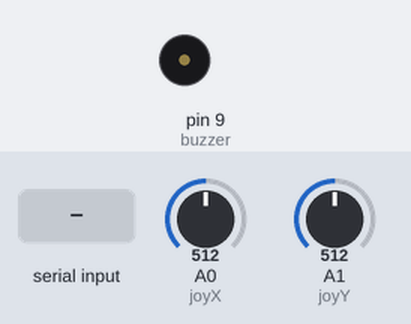
Bench run of a sketch on a simulated Arduino Uno, built with avr-gcc and run on an emulated ATmega328P. Parts: buzzer (waves = sounding). The inputs (shaded band) are chosen by the test bench; at power-on: A0 (joyX) = 512, A1 (joyY) = 512. What the sketch prints to the serial monitor is not drawn.

Above: at 1.2 s.
1.3 s: "FRUIT\n" received over Serial
At 1.36 s:
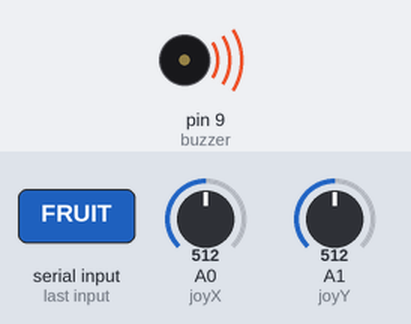
Timing chart, 0 to 4.3 s (numbered marks = the images above; inputs shaded):
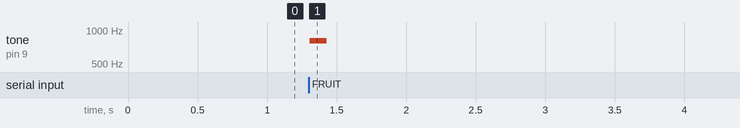

The sketch:

sketch.ino
```cpp
// Joystick pins
int joyX = A0;
int joyY = A1;
// Buzzer pin
int buzzer = 9;

void setup() {
  // start serial communication
  Serial.begin(9600);
  // set up buzzer
  pinMode(buzzer, OUTPUT);
}

void loop() {
  // read values from joystick
  int xVal = analogRead(joyX);
  int yVal = analogRead(joyY);

  // send joystick values to p5
  Serial.print(xVal);
  Serial.print(",");
  Serial.println(yVal);

  // commands from p5
  if (Serial.available()) {
    String command = Serial.readStringUntil('\n');
    // command for eating fruit
    if (command == "FRUIT") {
      tone(buzzer, 800, 120);  // high-pitch
    }
    // command for game over
    else if (command == "DEAD") {
      tone(buzzer, 200, 400);  // low-pitch
    }
  }

  delay(100);
}
```

Measured:
- after the input at 1.3 s, tone on pin 9 (buzzer): silent → 800 Hz at once, → silent 0.12 s later
